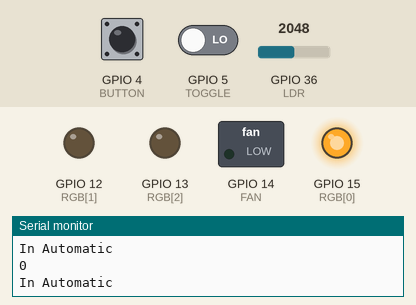
A sketch run on a simulated ESP32. Shown: switched loads named in the sketch (green lamp = pin HIGH), output pins drawn as LEDs (lit = HIGH), the last lines printed to the serial monitor. Inputs (shaded band) come from the test bench; at power-on: GPIO 5 (TOGGLE) LOW, GPIO 4 (BUTTON) HIGH, GPIO 36 (LDR) = 2048.

Above: at 6.7 s.
6.8 s: GPIO 5 (TOGGLE) driven HIGH
At 8.7 s:
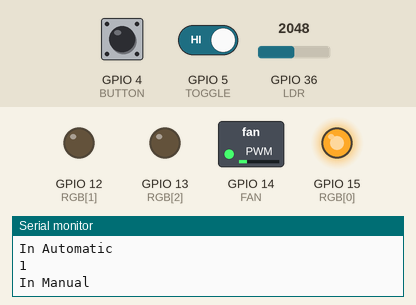
13.2 s: GPIO 4 (BUTTON) pulled LOW for 2.15 s
At 16.6 s:
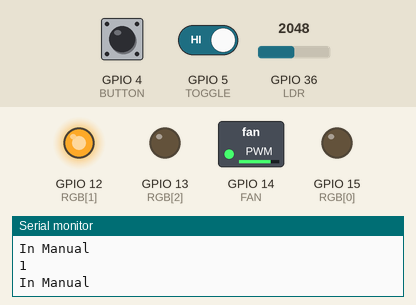
24.0 s: GPIO 4 (BUTTON) pulled LOW for 2.15 s
At 27.3 s:
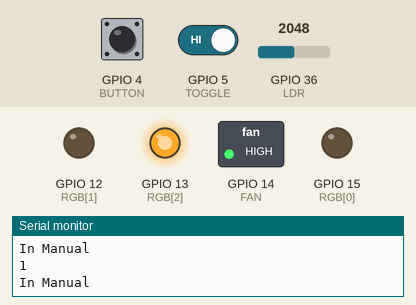
Timing chart, 0 to 28.6 s (numbered marks = the images above; inputs shaded):
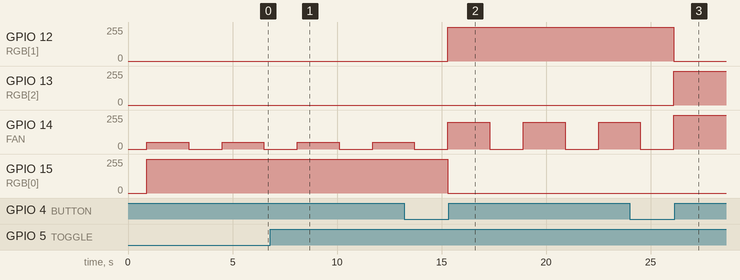

Measured:
- after the input at 13.2 s, GPIO 12 (RGB[1]): 0/255 → 254/255 after 2.1 s; GPIO 15 (RGB[0]): 254/255 → 0/255 after 2.1 s
- after the input at 24.0 s, GPIO 12 (RGB[1]): 254/255 → 0/255 after 2.1 s; GPIO 13 (RGB[2]): 0/255 → 254/255 after 2.1 s
- by itself, GPIO 14 (FAN): alternates 200/255 for 2.0 s and 0/255 for 1.6 s

The sketch:

V1.ino
```cpp
const int LDR = A0;
const int BUTTON = 4;
const int TOGGLE = 5;
const int FAN = 14;

const int RGB[] = {15,12,13};
const int RED = RGB[0];
const int GREEN = RGB[1];
const int BLUE = RGB[2];

int Mode[] = {1,0,0};
int normal = Mode[0];
int fast = Mode[1];
int full = Mode[2];

const int LDR_limit = 200;
const int LDR_limit_min = 150;

void setup()
{
    Serial.begin(9600);
    pinMode(LDR, INPUT);
    pinMode(TOGGLE, INPUT);
    pinMode(BUTTON, INPUT);
    pinMode(RED, OUTPUT);
    pinMode(GREEN, OUTPUT);
    pinMode(BLUE, OUTPUT);
    pinMode(FAN,OUTPUT);

}

void loop()
{
    int button_press;
    int LED_number;
    int LDR_value;
    int auto_manual;

    auto_manual = digitalRead(TOGGLE);
    delay(200);

     Serial.println(auto_manual);

    LDR_value = analogRead(LDR);
    delay(200);

if((LDR_value > LDR_limit) && auto_manual == 0)
{
    Serial.println("In Automatic");
    button_press = digitalRead(BUTTON);
    delay(500);
    if(button_press == 0)
      {
      if(Mode[0]==1)
        {
          Mode[0] = 0;
          Mode[1] = 1;
          Mode[2] = 0;
        }else if(Mode[1]==1)
        {
          Mode[0] = 0;
          Mode[1] = 0;
          Mode[2] = 1;
        }else if(Mode[2]==1)
        {
          Mode[0] = 1;
          Mode[1] = 0;
          Mode[2] = 0;
        }

      }
    analogWrite(RGB[0], 0);
    analogWrite(RGB[1], 0);
    analogWrite(RGB[2], 0);
    for(int i=0; i<3;++i)
        {
          if(Mode[i]==1)
            LED_number = i;
        }
    analogWrite(RGB[LED_number], 254);

    //Normal Mode
    if(Mode[0] == 1)
    {
        analogWrite(FAN, 50);
        delay(2000);
        analogWrite(FAN, 0);
        delay(500);
    }

     if(Mode[1] == 1)
    {
        analogWrite(FAN, 200);
        delay(2000);
        analogWrite(FAN, 0);
        delay(500);
    }

     if(Mode[2] == 1)
    {
        analogWrite(FAN, 255);
        delay(2500);
    }
}

if(auto_manual == 1)
{
    Serial.println("In Manual");
    button_press = digitalRead(BUTTON);
    delay(500);
    if(button_press == 0)
      {
      if(Mode[0]==1)
        {
          Mode[0] = 0;
          Mode[1] = 1;
          Mode[2] = 0;
        }else if(Mode[1]==1)
        {
          Mode[0] = 0;
          Mode[1] = 0;
          Mode[2] = 1;
        }else if(Mode[2]==1)
        {
          Mode[0] = 1;
          Mode[1] = 0;
          Mode[2] = 0;
        }

      }
    analogWrite(RGB[0], 0);
    analogWrite(RGB[1], 0);
    analogWrite(RGB[2], 0);
    for(int i=0; i<3;++i)
        {
          if(Mode[i]==1)
            LED_number = i;
        }
    analogWrite(RGB[LED_number], 254);

    //Normal Mode
    if(Mode[0] == 1)
    {
        analogWrite(FAN, 50);
        delay(2000);
        analogWrite(FAN, 0);
        delay(500);
    }

     if(Mode[1] == 1)
    {
        analogWrite(FAN, 200);
        delay(2000);
        analogWrite(FAN, 0);
        delay(500);
    }

     if(Mode[2] == 1)
    {
        analogWrite(FAN, 255);
        delay(2500);
    }

}


LDR_value = analogRead(LDR);
delay(200);

if((LDR_value < LDR_limit_min)&& auto_manual == 0)
    {
        analogWrite(FAN, 0);
        analogWrite(RGB[0], 0);
        analogWrite(RGB[1], 0);
        analogWrite(RGB[2], 0);
        ESP.deepSleep(5e6);
    }

}
```
